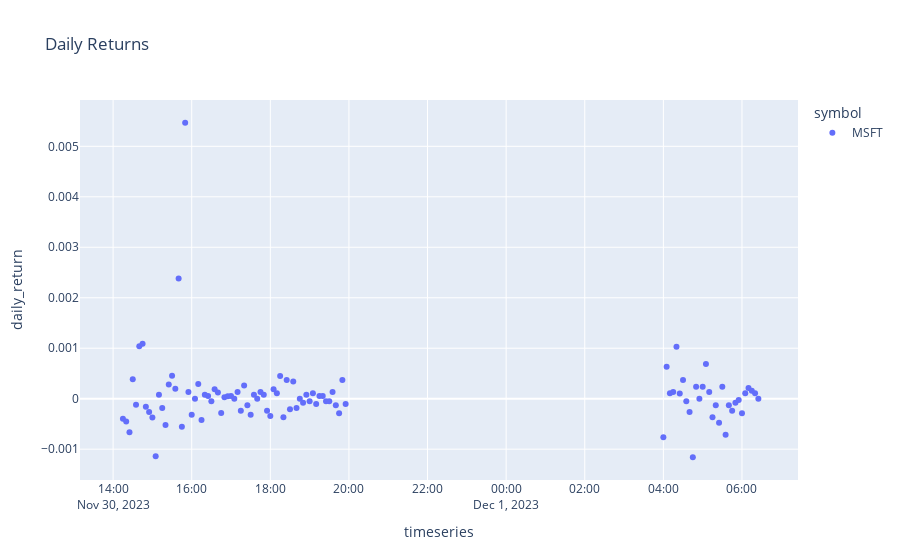

Notebook cell for this chart:
### Code cell
pdf_market_data['daily_return'] = pdf_market_data['close'].pct_change()
fig = px.scatter(pdf_market_data, x='timeseries', y='daily_return', color='symbol', title='Daily Returns')
fig.show()
